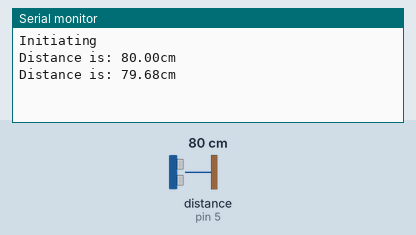
Recording of a sketch running on a simulated Arduino Uno, built with avr-gcc and run on an emulated ATmega328P. On the bench: the last lines printed to the serial monitor. Wiring (inferred from the names in the program): ultrasonic range finder: trigger pin 4; echo pin 5. The inputs (shaded band) are chosen by the test bench; at power-on: distance to the obstacle (sensor on pin 5) 80 cm. The echo pulse lasts 58.3 µs per cm.

Above: at 2.2 s.
2.3 s: distance to the obstacle (sensor on pin 5) set to 2 cm
At 3.6 s:
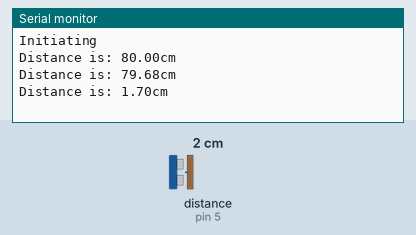
3.8 s: distance to the obstacle (sensor on pin 5) set to 4 cm
At 4.8 s:
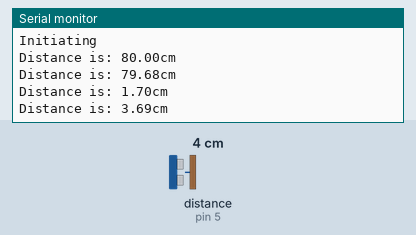
Timing chart, 0 to 6.8 s (numbered marks = the images above; inputs shaded):
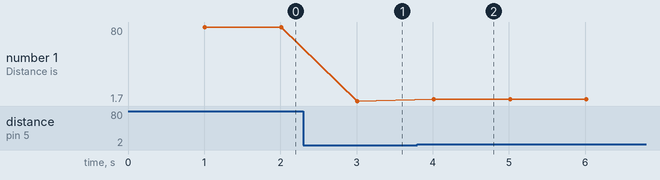

Measured:
- after the input at 2.3 s, the serial monitor: prints a new line after 0.71 s (image 1)
- after the input at 3.8 s, the serial monitor: prints a new line after 0.21 s (image 2)
- plotted number 1: 79.68 → 1.7 after the input at 2.3 s, 1.7 → 3.69 after the input at 3.8 s

The sketch:

HC_SR04_distance_sensor.ino
```cpp
const int trigPin = 4;
const int echoPin = 5;

void setup() {
  Serial.begin(115200);
  pinMode(trigPin, OUTPUT);
  pinMode(echoPin, INPUT);
  delay(1000);
  Serial.println("Initiating");
}

void loop() {
  digitalWrite(trigPin, LOW);
  delayMicroseconds(2);

  digitalWrite(trigPin, HIGH);
  delayMicroseconds(10);
  digitalWrite(trigPin, LOW);

  unsigned long echoTime = pulseIn(echoPin, HIGH, 100000);

  if (echoTime == 0) {
    Serial.println("No echo");
  } else {
    float distance = (echoTime * 0.0343) / 2.0;
    Serial.print("Distance is: ");
    Serial.print(distance);
    Serial.println("cm");
  }

  delay(1000);
}
```
